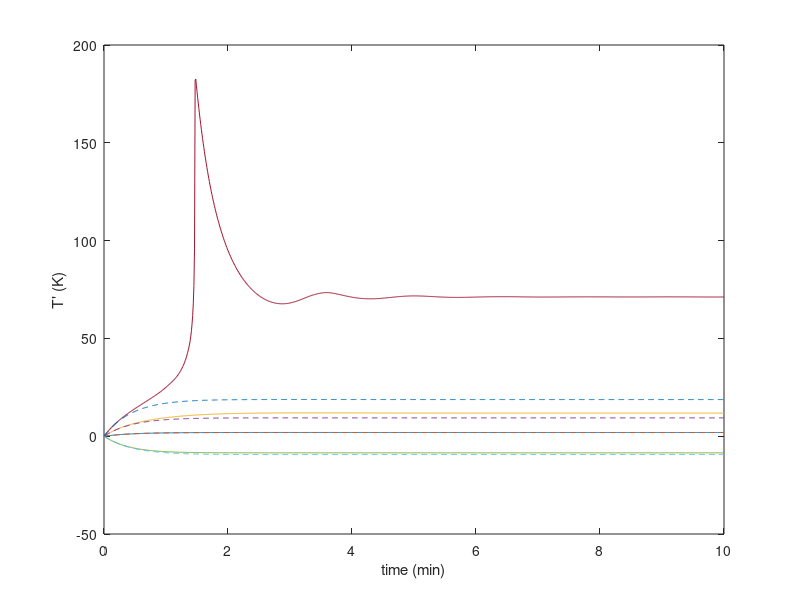

Reproduce this figure in MATLAB.
%% Ch.1 — Example 1.3 in code
% Process Dynamics and Control, SeoulTech — slide 10
% https://seoultechpse.github.io/ProCon/ch1/ch1_dynamics.html#/2/7
% Requires: Control System Toolbox

clear; close all; clc

q = 100; V = 100; cAi = 1; Ti = 350; rhoCp = 239; dH = -5e4; ER = 8750; k0 = 7.2e10; UA = 5e4;
f = @(t, x, Tc) [q/V*(cAi - x(1)) - k0*exp(-ER/x(2))*x(1);
                 q/V*(Ti - x(2)) - dH/rhoCp*k0*exp(-ER/x(2))*x(1) + UA/(V*rhoCp)*(Tc - x(2))];
[~, x] = ode45(@(t, x) f(t, x, 290), [0 50], [0.95; 320]);
xs = x(end, :)';                                        % steady state 0.952, 312.7
k = k0*exp(-ER/xs(2));  kp = k*ER/xs(2)^2;
A = [-q/V - k, -kp*xs(1); -dH*k/rhoCp, -q/V - UA/(V*rhoCp) - dH*kp*xs(1)/rhoCp];
B = [0; UA/(V*rhoCp)];
lin = ss(A, B, [0 1], 0);                               % output T'
t = linspace(0, 10, 1001)';
for dTc = [2 10 -10 20]
    [~, x] = ode45(@(t, x) f(t, x, 290 + dTc), t, xs);
    plot(t, x(:,2) - xs(2), t, lsim(lin, dTc*ones(size(t)), t), '--'), hold on
end
xlabel('time (min)'), ylabel('T'' (K)')
